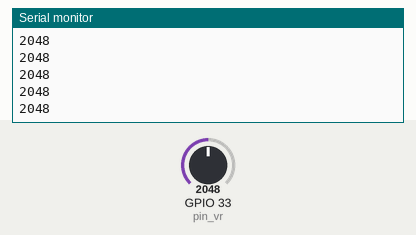
This sketch was run on a simulated ESP32. Parts: the last lines printed to the serial monitor. The inputs (shaded band) are chosen by the test bench; at power-on: GPIO 33 (pin_vr) = 2048.

Above: at 1.2 s.
1.3 s: GPIO 33 (pin_vr) set to 2866
At 1.32 s:
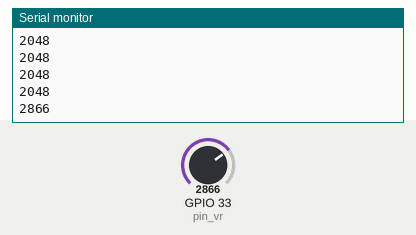
2.8 s: GPIO 33 (pin_vr) set to 3603
At 2.82 s:
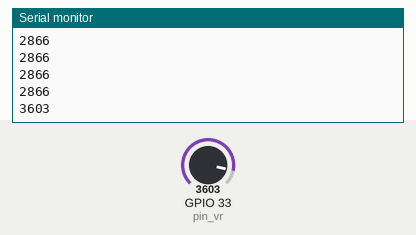
Timing chart, 0 to 5.8 s (numbered marks = the images above; inputs shaded):
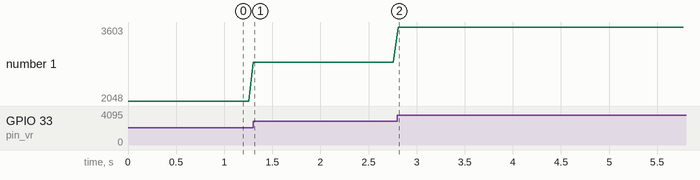

The sketch:

variable.ino
```cpp
#define pin_vr 33  //가변저항 몇번 핀인지 설정

void setup() {
  Serial.begin(115200);  //모니터에 출력할 시리얼 정의
}

void loop() {
  int read_value = analogRead(pin_vr); //가변저항 값을 읽는 코드
  Serial.println(read_value);  //시리얼 모니터에 출력
  delay(50);
}
```

Measured:
- after the input at 1.3 s, the serial monitor: prints a new line at once (image 1)
- after the input at 2.8 s, the serial monitor: prints a new line at once (image 2)
- plotted number 1: 2048 → 2866 after the input at 1.3 s, 2866 → 3603 after the input at 2.8 s
